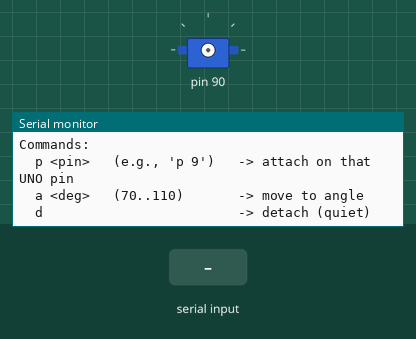
The sketch below on a simulated Arduino Uno, built with avr-gcc and run on an emulated ATmega328P. Shown: servo, the last lines printed to the serial monitor. The test bench sets the inputs (shaded band).

Above: at 1.3 s.
1.4 s: "p90\n" received over Serial
At 2.7 s:
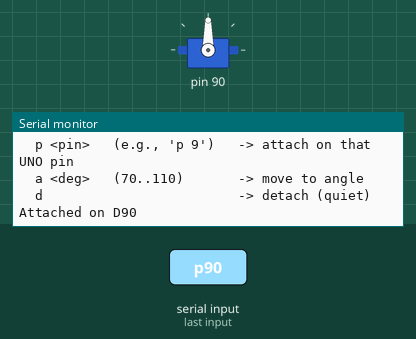
3.0 s: "90,45\n" received over Serial
At 3.9 s:
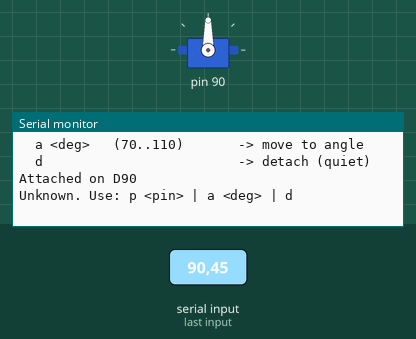
4.5 s: "p,45\n" received over Serial
At 5.0 s:
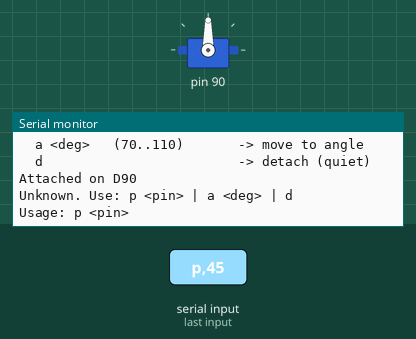
6.0 s: "a90\n" received over Serial
At 7.2 s:
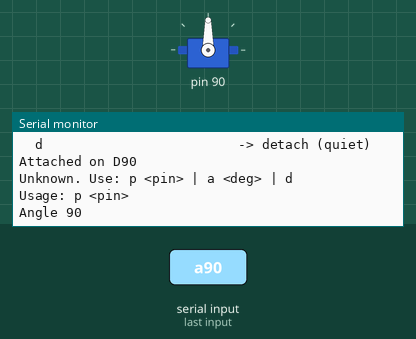
7.5 s: "a,45\n" received over Serial
At 8.5 s:
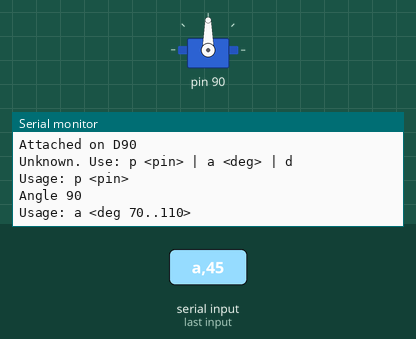
9.0 s: "d90\n" received over Serial
At 9.6 s:
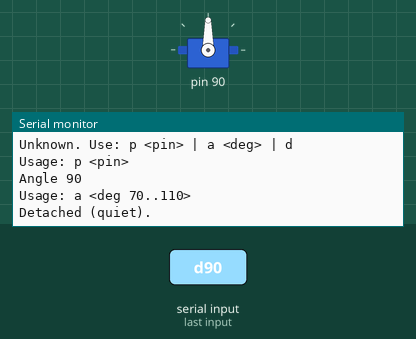

The sketch:

test_single_digit_sketch.ino
```cpp
#include <Servo.h>
Servo s;
const int pins[] = {3,5,6,9,10,11}; // common mapping; we'll discover the real one

void setup() {
  Serial.begin(9600);
  Serial.println("One-Channel Tester");
  Serial.println("Commands:");
  Serial.println("  p <pin>   (e.g., 'p 9')   -> attach on that UNO pin");
  Serial.println("  a <deg>   (70..110)       -> move to angle");
  Serial.println("  d                         -> detach (quiet)");
}

void loop() {
  if (Serial.available()) {
    String line = Serial.readStringUntil('\n'); line.trim();
    if (line.length() == 0) return;

    if (line[0] == 'p') {
      int pin;
      if (sscanf(line.c_str(), "p %d", &pin)==1) {
        s.detach();
        delay(100);
        s.attach(pin);
        s.write(90);
        Serial.print("Attached on D"); Serial.println(pin);
      } else {
        Serial.println("Usage: p <pin>");
      }
    } else if (line[0] == 'a') {
      int ang;
      if (sscanf(line.c_str(), "a %d", &ang)==1) {
        ang = constrain(ang, 70, 110);
        s.write(ang);
        Serial.print("Angle "); Serial.println(ang);
      } else {
        Serial.println("Usage: a <deg 70..110>");
      }
    } else if (line[0] == 'd') {
      s.detach();
      Serial.println("Detached (quiet).");
    } else {
      Serial.println("Unknown. Use: p <pin> | a <deg> | d");
    }
  }
}
```

Measured:
- after the input at 1.4 s, the serial monitor: prints a new line after 0.10 s (image 1)
- after the input at 3.0 s, the serial monitor: prints a new line at once (image 2)
- after the input at 4.5 s, the serial monitor: prints a new line at once (image 3)
- after the input at 6.0 s, the serial monitor: prints a new line at once (image 4)
- after the input at 7.5 s, the serial monitor: prints a new line at once (image 5)
- after the input at 9.0 s, the serial monitor: prints a new line at once (image 6)
